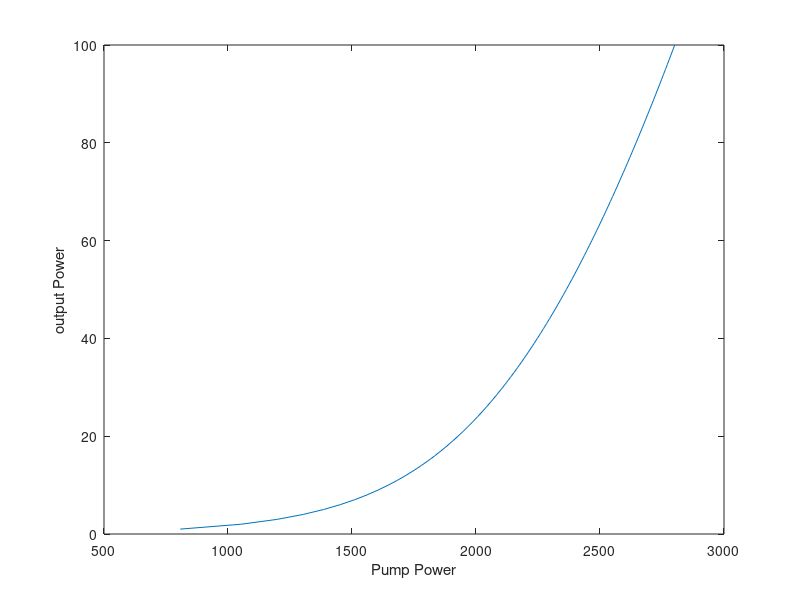

This figure's MATLAB source:
%% constants
h = 6.62e-34;% J.s
c = 3e8;
%% rod parameters
L  = 1e-2;     % crystal length in m
w0  = 100e-6; % active surface 

%% pump caracteristics
Pp = 10 ; % pump power in Watt
lambda_p = 532e-9; % pump wavelength
nu_p = c/lambda_p;
Ep = h*nu_p ;
n = 1.76 ; % index of refraction
eta = 0.38 ; % slope efficiency
Is = 2.85e9; % saturation intensity W/m2 (Ozawa PRL 2010)
kappa = 8.84e-29; % m2.s
Rp = Pp*eta/(L*w0^2*pi*Ep);

%% steady state

tau_f = 3.2e-6;        
gamma = 1;      % degenerency ratio
lambda_e = 790e-9;
nu_e = c/lambda_e ;
sigma_e = 4.1e-19*1e-4; % emission cross section m2 at 790nm
% https://www.rp-photonics.com/titanium_sapphire_lasers.html?s=ak
Es = 1e-4*(h*nu_e)/(gamma*sigma_e); % saturation fluence J/cm2
GainBW = 230e-9; % gain Bandwith m (p.93)
% pumpin at 532nm


% Pin / Pout vs Pump power in steady state
Pin = 0.1;
Pout = 1: 100;
[PIN, POUT] = meshgrid(Pin,Pout);

PPUMP = (Ep/(kappa*eta))*(pi*w0^2*log(POUT./PIN) + (POUT-PIN)/Is);

figure(1)
plot(PPUMP,Pout)
xlabel('Pump Power')
ylabel('output Power')
%cb = colorbar ;
%ylabel(cb,'W')








